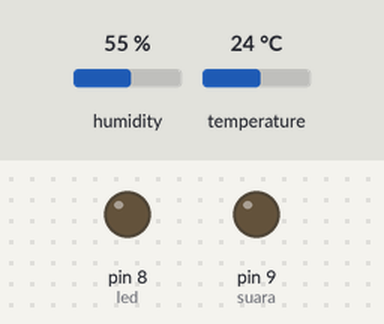
The sketch below on a simulated Arduino Uno, built with avr-gcc and run on an emulated ATmega328P. Parts: output pins drawn as LEDs (lit = HIGH). Inputs (shaded band) come from the test bench; at power-on: temperature 24 °C, humidity 55 %. What the sketch prints to the serial monitor is not drawn.

Above: at 2.8 s.
2.9 s: temperature set to 33 °C
7.5 s: temperature set to 36 °C
At 8.9 s:
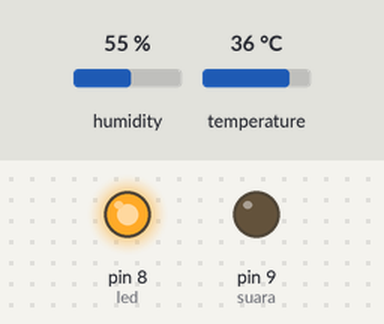
10.2 s: temperature set to 39 °C
At 12.31 s:
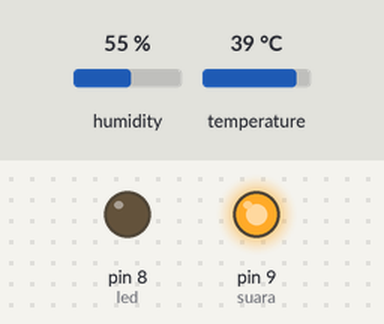
At 13.9 s:
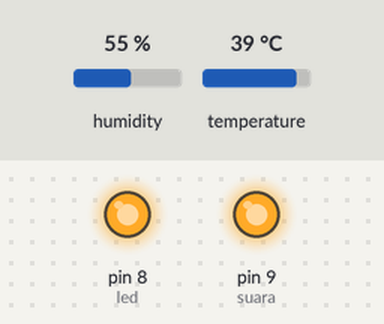
Timing chart, 0 to 21.8 s (numbered marks = the images above; inputs shaded):
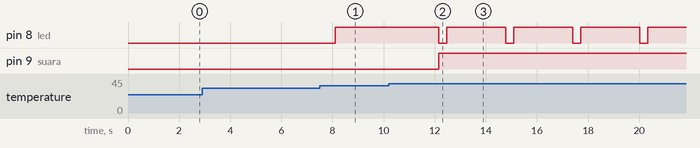

Measured:
- the behaviour switches between 34 and 35 °C on temperature (found by bisection; images 0 and 1)
- the behaviour switches between 37 and 38 °C on temperature (found by bisection; images 1 and 2)
- after the input at 2.9 s, every drawn part: stays the same
- after the input at 7.5 s, pin 8 (led): LOW → HIGH after 0.62 s
- after the input at 10.2 s, pin 8 (led): alternates HIGH for 2.3 s and LOW for 0.30 s, starting after 2.0 s; pin 9 (suara): LOW → HIGH after 2.0 s

The sketch:

coviddetector.ino
```cpp
//dibuat oleh Fandilla dimas prayoga
#include <dht.h>
dht DHT;

#define DHT11_PIN 7

int suara = 9;               //untuk modul suara
int led = 8;                //untuk pin led
long durasi, jarak;        // membuat variabel durasi dan jarak
char incominng_value = 0; //koneksi


void setup(){
Serial.begin(9600);
pinMode(suara, OUTPUT);
pinMode(led, OUTPUT);
}

void loop(){

//sensor suhu
int chk = DHT.read11(DHT11_PIN);
int suhu = DHT.temperature ;
 if(suhu  >= 35){
     digitalWrite(led, HIGH);
      if(suhu >= 38){
          digitalWrite(suara, HIGH);
          digitalWrite(led, LOW);
          delay(300);
          digitalWrite(led, HIGH);
          delay(300);

        }else{
          digitalWrite(suara, LOW);

        }
 }else{
  digitalWrite(led, LOW);
 }

  //apk
 Serial.write(suhu);
  delay(2000);
}
```
